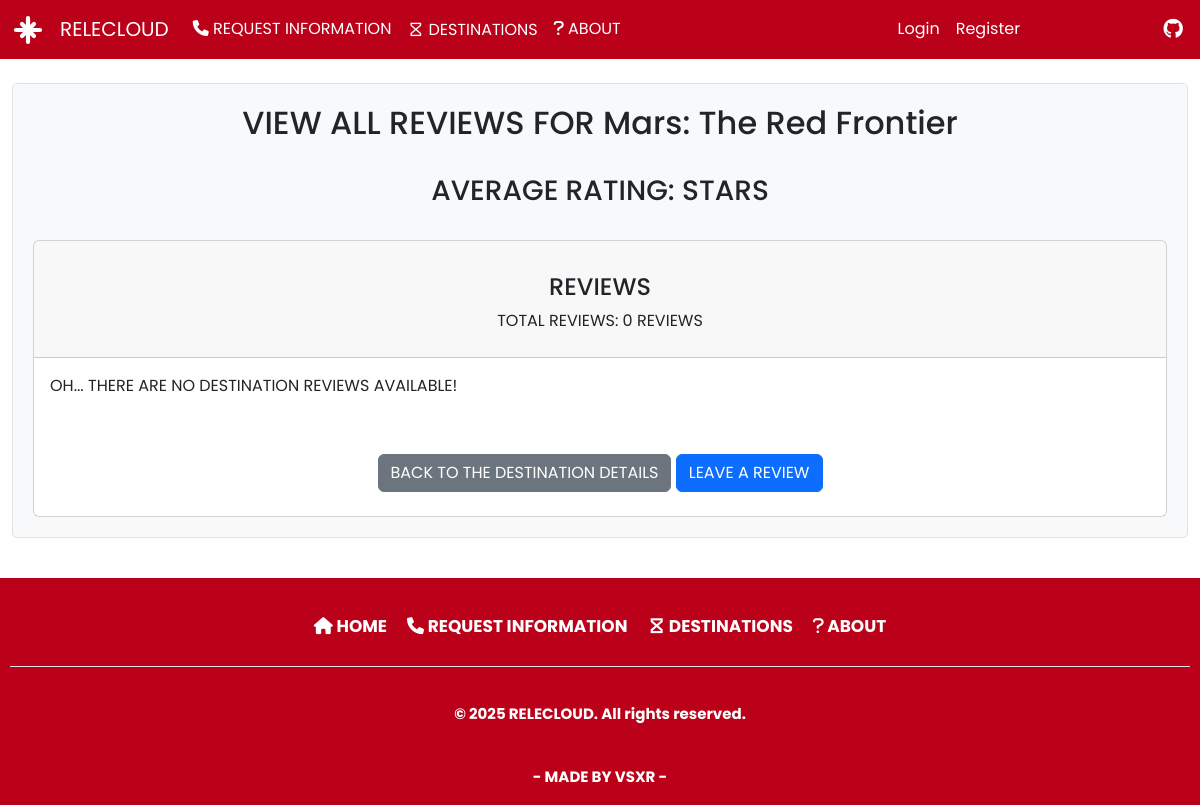
The app's page /destination/2/reviews/, older data.
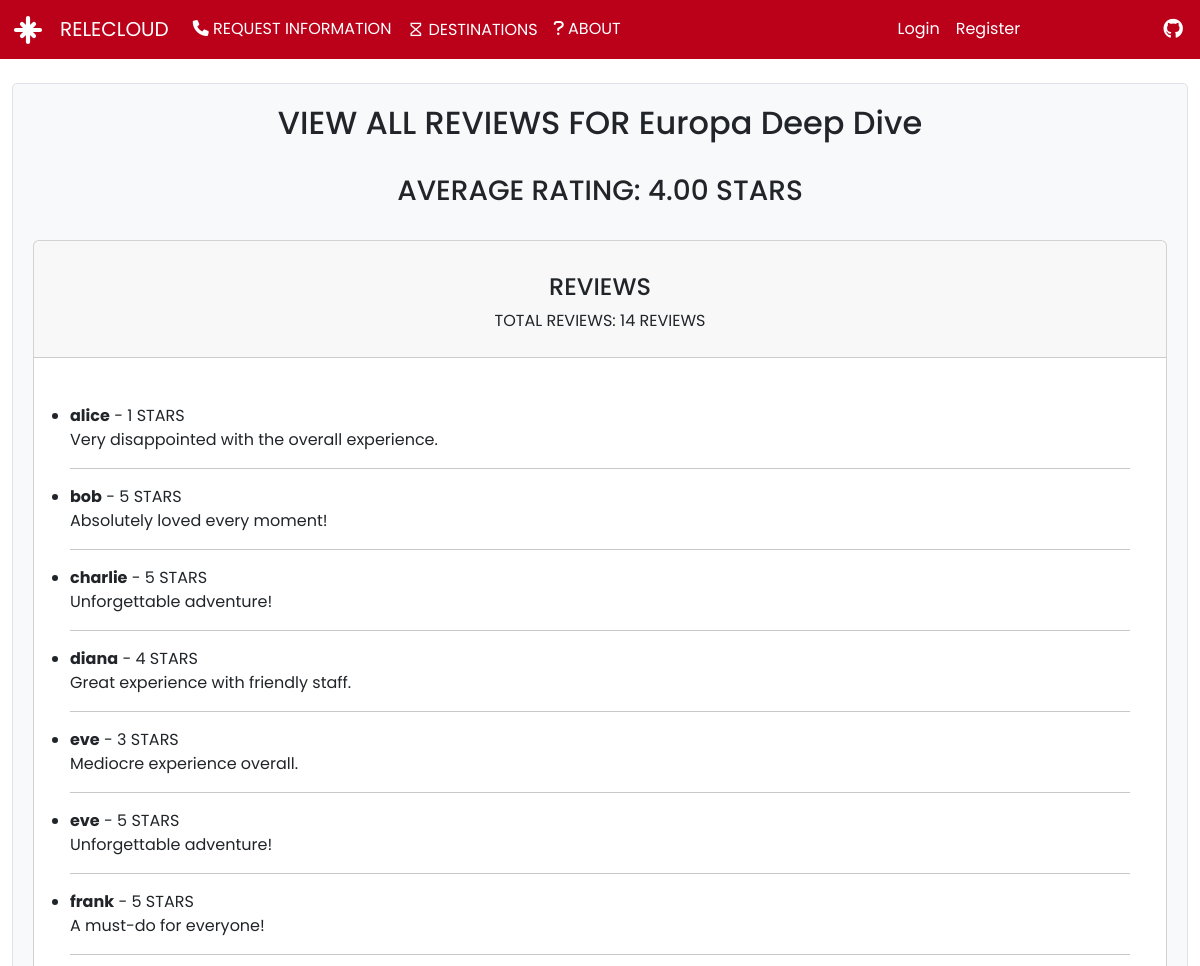
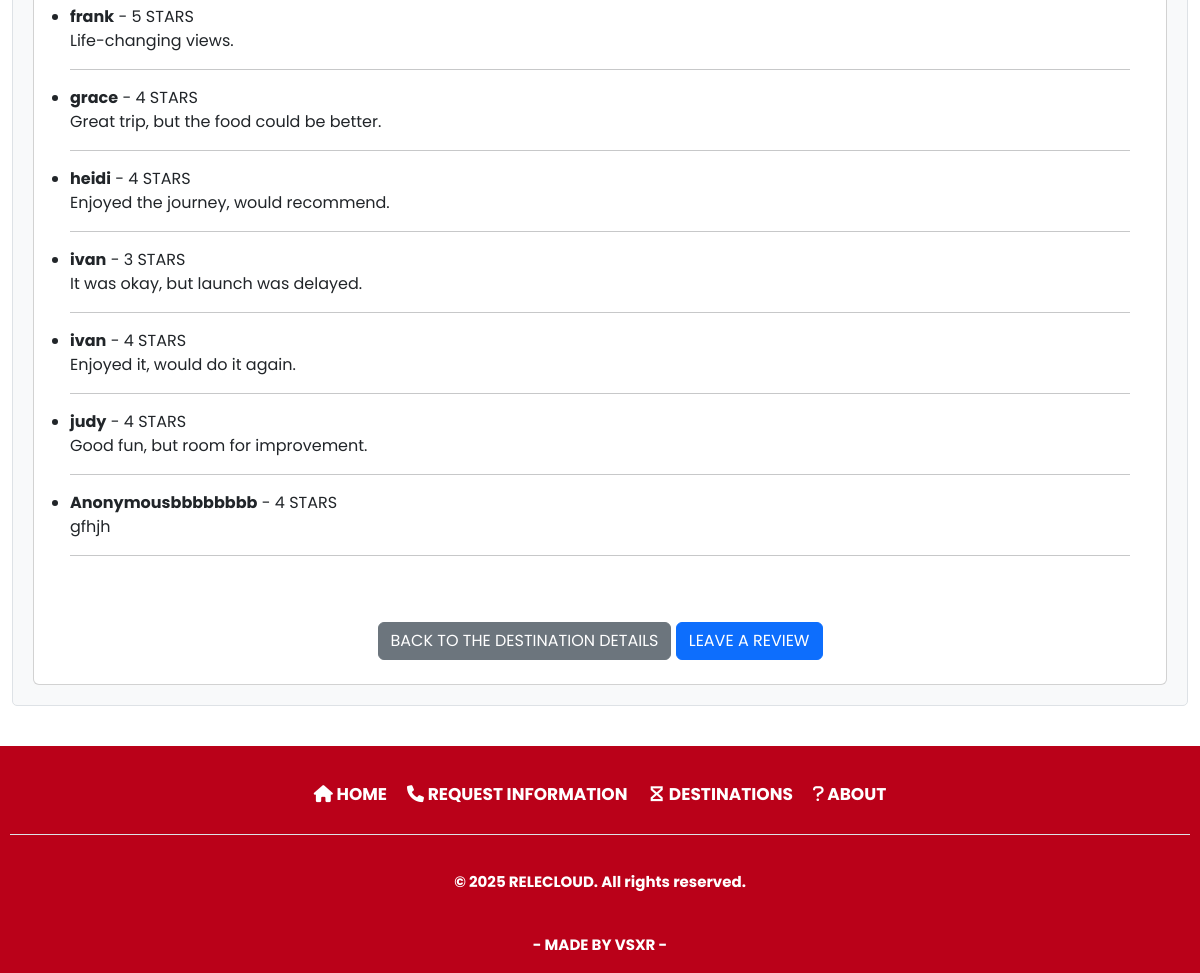
The same page, newer data (2 pictures, top to bottom).
### relecloud/models/destination.py (models this page shows, shortened)
class Destination(models.Model):
    name = models.CharField(unique=True, null=False, blank=False, max_length=50)
    image_url = models.URLField(max_length=200, null=False, blank=False) # agregar DEFAULT para poner una imagen predeterminada
    desc = models.TextField(max_length=2000, null=False, blank=False)
    reviews: 'RelatedManager[DestinationReview]'  # type: ignore
    position = models.PositiveIntegerField(default=0)  # <-- Añadido

### relecloud/models/review.py (models this page shows, shortened)
class DestinationReview(models.Model):
    RATING_CHOICES = [(i, str(i)) for i in range(1, 6)]
    destination = models.ForeignKey(Destination, on_delete=models.CASCADE, related_name='reviews')
    name = models.CharField(max_length=100, default='Anonymous', null=False, blank=False)
    rating = models.IntegerField(choices=RATING_CHOICES)
    comment = models.TextField()

### relecloud/views/review.py (the view)
# urls.py: path('destination/<int:pk>/reviews/', destination_reviews, name='destination_view_reviews'),
def destination_reviews(request, pk):
    destination = get_object_or_404(Destination, pk=pk)
    reviews = destination.reviews.all()
    average_rating = reviews.aggregate(Avg('rating'))['rating__avg']
    return render(request, 'destinations/destination_reviews/destination_view_reviews.html', {
        'destination': destination,
        'reviews': reviews,
        'average_rating': average_rating
    })

### relecloud/templates/destinations/destination_reviews/destination_view_reviews.html (shortened to what this page needs)
{% extends 'base.html' %}
{% load static %}
{% block main_contents %}
    <div class="destinationsPresentation">
        <div class="specific-paragraphs">
            <h2>VIEW ALL REVIEWS FOR {{ destination.name }}</h2>
            <br>
            <div class="average-rating-container">
                <h3>AVERAGE RATING: {{ average_rating|floatformat:2 }} STARS</h3>
            </div>
            <br>
            <div class="card">
                <div class="card-header text-center">
                    <br>
                    <h4>REVIEWS</h4>
                    <p>TOTAL REVIEWS: {{ reviews|length }} REVIEWS</p>
                </div>
                <div class="card-body">
                    {% if reviews %}
                        <ul class="person-review text-left list-group list-group-flush">
                            {% for review in reviews %}
                                <li class="text-left">
                                    <div class="review-item text-left">
                                        <strong>{{ review.name }}</strong> - {{ review.rating }} STARS
                                        <br>
                                        {{ review.comment }}
                                    </div>
                                    <hr>
                                </li>
                            {% endfor %}
                        </ul>
                    {% else %}
                        <p class="text-left">OH... THERE ARE NO DESTINATION REVIEWS AVAILABLE!</p>
                    {% endif %}
                </div>
                <br>
                <div class="text-center mb-4">
                    <a href="{% url 'destination_details' destination.pk %}" class="btn btn-secondary">BACK TO THE DESTINATION DETAILS</a>
                    <a href="{% url 'destination_create_reviews' destination.pk %}" class="btn btn-primary">LEAVE A REVIEW</a>
                </div>
            </div>
        </div>
    </div>
{% endblock main_contents %}

### relecloud/templates/base.html (shortened to what this page needs)
{% load static %}
<!DOCTYPE html>
<html lang="es ltr">
    <head>
        <link rel="stylesheet" href="{% static 'res/css/styles.css' %}">
        <link href="https://cdn.jsdelivr.net/npm/remixicon@4.0.0/fonts/remixicon.css" rel="stylesheet" />
        <link href="https://cdn.jsdelivr.net/npm/bootstrap@5.3.2/dist/css/bootstrap.min.css" rel="stylesheet"
 />
        <link rel="stylesheet" href="https://cdnjs.cloudflare.com/ajax/libs/font-awesome/6.0.0-beta3/css/all.min.css" />
    </head>
    <body>
        <header>
            <nav class="navbar navbar-expand-lg navbar-dark">
                <div class="container-fluid">
                    <div class="logo-container">
                        <a class="navbar-brand navLogo" href="{% url 'index' %}">
                            <img src="{% static 'res/img/logo/tabler--north-star.png' %}" alt="Relecloud Star Logo" />
                        </a>
                        <a class="navbar-brand navName abs" href="{% url 'index' %}">RELECLOUD</a>
                    </div>
                    <div class="navbar-collapse collapse" id="navbarSupportedContent">
                        <ul class="navbar-nav mb-2 mb-lg-0 me-auto">
                            <li class="nav-item active">
                                <a href="{% url 'info_request' %}" class="nav-link custom-underline active" aria-current="page">
                                    <i class="fa-solid fa-phone"></i> REQUEST INFORMATION
                                </a>
                            </li>
                            <li class="nav-item active">
                                <a href="{% url 'destinations' %}" class="nav-link custom-underline active" aria-current="page">
                                    <i class="ri-hourglass-2-line"></i> DESTINATIONS
                                </a>
                            </li>
                            <li class="nav-item active">
                                <a href="{% url 'about' %}" class="nav-link custom-underline active" aria-current="page">
                                    <i class="fa-solid fa-question"></i> ABOUT
                                </a>
                            </li>
                        </ul>
                        <ul class="navbar-nav ms-auto">
                            {% if user.is_authenticated %}
                                <li class="nav-item">
                                    <a class="nav-link" href="{% url 'logout' %}">Logout</a>
                                </li>
                            {% else %}
                                <li class="nav-item">
                                    <a class="nav-link" href="{% url 'login' %}">Login</a>
                                </li>
                                <li class="nav-item">
                                    <a class="nav-link" href="{% url 'register' %}">Register</a>
                                </li>
                            {% endif %}
                        </ul>
                        <ul class="navbar-nav ms-auto">
                            <div class="nav-item social">
                                <a class="nav-item" href="https://github.com/VSXR" target="_blank" rel="noopener noreferrer"><i class="fa-brands fa-github"></i></a>
                            </div>
                        </ul>
                    </div>
                </div>
            </nav>
        </header>
        <main class="container-fluid mt-4">
            {% block main_contents %}{% endblock main_contents %}
        </main>
        <footer class="footerContainer sticky-footer mt-auto py-3 text-white">
            <ul class="nav justify-content-center border-bottom pb-3">
                <li class="footer-nav-item active">
                    <a href="{% url 'index' %}" class="footer-nav-link custom-underline active" aria-current="page">
                        <i class="fa-solid fa-house"></i> HOME
                    </a>
                </li>
                <li class="footer-nav-item active">
                    <a href="{% url 'info_request' %}" class="footer-nav-link custom-underline active" aria-current="page">
                        <i class="fa-solid fa-phone"></i> REQUEST INFORMATION
                    </a>
                </li>
                <li class="footer-nav-item active">
                    <a href="{% url 'destinations' %}" class="footer-nav-link custom-underline active" aria-current="page">
                        <i class="ri-hourglass-2-line"></i> DESTINATIONS
                    </a>
                </li>
                <li class="footer-nav-item active">
                    <a href="{% url 'about' %}" class="footer-nav-link custom-underline active" aria-current="page">
                        <i class="fa-solid fa-question"></i> ABOUT
                    </a>
                </li>
            </ul>
            <div class="footerAuthorText text-center mt-3">
                <div class="madeContainer">
                    <p>© 2025 RELECLOUD. All rights reserved.</p>
                </div>
                <div class="madeContainer">
                    <a href="https://github.com/VSXR" class="madeBy">- MADE BY VSXR -</a>
                </div>
            </div>
        </footer>
    </body>
</html>

### relecloud/static/res/css/styles.css (style rules this page uses)
* { margin: 0; padding: 0; box-sizing: border-box; font-family: "Poppins", sans-serif; }
html { overflow-x: hidden; }
h2 { margin: 15px; text-align: center; font-size: 1.8em; font-weight: bold, 500; }
h3 { margin-top: 30px; margin-bottom: auto; text-align: center; font-size: 1.5em; }
h4 { text-align: center; font-size: 1.2em; }
.specific-paragraphs { text-align: justify; flex: 1; background-color: #f8f9fa; padding: 20px; border: 1px solid #dee2e6; border-radius: 5px; margin-bottom: 30px; }
.navbar { background-color: rgb(186, 1, 25); position: sticky; top: 0; z-index: 1000; }
.navbar-brand, .nav-link { color: #fff; }
.logo-container { display: flex; align-items: center; }
.nav-link { font-size: 25px; font-weight: bold; padding: 5px; opacity: 1; }
.nav-item a { padding: 5px; color: #ffffff; transition: color 0.3s, text-decoration 0.3s; position: relative; }
.nav-item.social { font-size: 20px; opacity: 1; color: #ffffff; font-weight: bold; transition: opacity 0.5s ease, text-decoration 0.3s; }
.nav-item.social a { text-decoration: none; color: #ffffff; }
.navbar-nav .nav-item::before { content: ""; position: absolute; bottom: 7.3px; height: 1px; transition: width 0.3s; background-color: #000000; left: 0; transform: scaleX(0); transform-origin: bottom left; }
main { margin-bottom: 10px; overflow: hidden; }
.list-group { margin: 20px; padding-top: 10px; padding-bottom: 10px; }
body { display: flex; flex-direction: column; min-height: 500px; overflow-x: hidden; }
footer { background-color: rgb(186, 1, 25); padding: 10px; }
.sticky-footer { position: sticky; top: 100%; }
.footer-nav-item { color: #ffffff; font-size: 17px; font-weight: bold; padding: 10px; opacity: 1; margin-top: 10px; margin-bottom: auto; text-decoration: none; }
.footer-nav-link { color: #ffffff; text-decoration: none; }
.footerContainer a { color: #ffffff; }
.border-bottom { padding-bottom: 10px; }
.madeContainer { display: flex; align-items: center; justify-content: center; height: 100%; }
.madeBy { font-size: 15px; text-align: center; align-items: center; text-decoration: none; opacity: 1; color: #ffffff; padding-top: 25px; font-weight: bold; }
.footerAuthorText { font-size: 15px; text-align: center; align-items: center; text-decoration: none; opacity: 1; color: #ffffff; padding-top: 20px; font-weight: bold; }

Row changes from the older to the newer data that the page shows:
changed Destination: name "Mars: The Red Frontier" → "Europa Deep Dive"
added DestinationReview: name "alice", rating "1", comment "Very disappointed with the overall experience."
added DestinationReview: name "bob", rating "5", comment "Absolutely loved every moment!"
added DestinationReview: name "charlie", rating "5", comment "Unforgettable adventure!"
added DestinationReview: name "diana", rating "4", comment "Great experience with friendly staff."
added DestinationReview: name "eve", rating "3", comment "Mediocre experience overall."
added DestinationReview: name "eve", rating "5", comment "Unforgettable adventure!"
added DestinationReview: name "frank", rating "5", comment "A must-do for everyone!"
added DestinationReview: name "frank", rating "5", comment "Life-changing views."
added DestinationReview: name "grace", rating "4", comment "Great trip, but the food could be better."
added DestinationReview: name "heidi", rating "4", comment "Enjoyed the journey, would recommend."
added DestinationReview: name "ivan", rating "3", comment "It was okay, but launch was delayed."
added DestinationReview: name "ivan", rating "4", comment "Enjoyed it, would do it again."
added DestinationReview: name "judy", rating "4", comment "Good fun, but room for improvement."
added DestinationReview: name "Anonymousbbbbbbbb", rating "4", comment "gfhjh"
Text that changed along with them:
{{ average_rating|floatformat:2 }}: (not shown) → "4.00"
{{ reviews|length }}: "0" → "14"
text no longer shown: "OH... THERE ARE NO DESTINATION REVIEWS AVAILABLE!"
